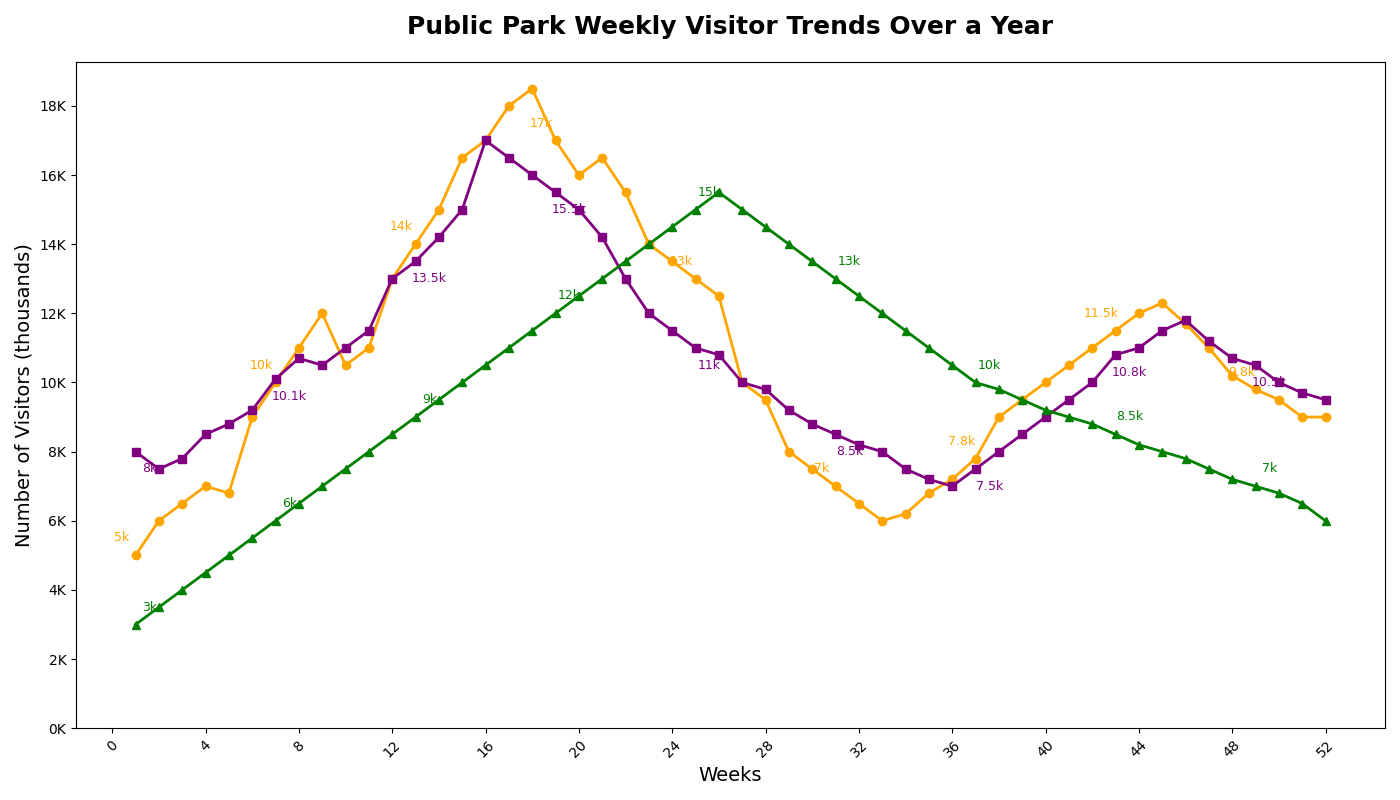

Recreate this plot in Python.
import matplotlib.pyplot as plt
import numpy as np

weeks = np.arange(1, 53)

spring_park_visitors = [
    5, 6, 6.5, 7, 6.8, 9, 10, 11, 12, 10.5, 11, 13, 14, 15, 16.5,
    17, 18, 18.5, 17, 16, 16.5, 15.5, 14, 13.5, 13, 12.5, 10, 9.5,
    8, 7.5, 7, 6.5, 6, 6.2, 6.8, 7.2, 7.8, 9, 9.5, 10, 10.5, 11,
    11.5, 12, 12.3, 11.7, 11, 10.2, 9.8, 9.5, 9, 9
]

ocean_park_visitors = [
    8, 7.5, 7.8, 8.5, 8.8, 9.2, 10.1, 10.7, 10.5, 11, 11.5, 13, 13.5,
    14.2, 15, 17, 16.5, 16, 15.5, 15, 14.2, 13, 12, 11.5, 11, 10.8,
    10, 9.8, 9.2, 8.8, 8.5, 8.2, 8, 7.5, 7.2, 7, 7.5, 8, 8.5, 9,
    9.5, 10, 10.8, 11, 11.5, 11.8, 11.2, 10.7, 10.5, 10, 9.7, 9.5
]

mountain_park_visitors = [
    3, 3.5, 4, 4.5, 5, 5.5, 6, 6.5, 7, 7.5, 8, 8.5, 9, 9.5, 10,
    10.5, 11, 11.5, 12, 12.5, 13, 13.5, 14, 14.5, 15, 15.5, 15, 
    14.5, 14, 13.5, 13, 12.5, 12, 11.5, 11, 10.5, 10, 9.8, 9.5,
    9.2, 9, 8.8, 8.5, 8.2, 8, 7.8, 7.5, 7.2, 7, 6.8, 6.5, 6
]

fig, ax = plt.subplots(figsize=(14, 8))

ax.plot(weeks, spring_park_visitors, marker='o', color='orange', linewidth=2)
ax.plot(weeks, ocean_park_visitors, marker='s', color='purple', linewidth=2)
ax.plot(weeks, mountain_park_visitors, marker='^', color='green', linewidth=2)

ax.set_title('Public Park Weekly Visitor Trends Over a Year', fontsize=18, fontweight='bold', pad=20)
ax.set_xlabel('Weeks', fontsize=14)
ax.set_ylabel('Number of Visitors (thousands)', fontsize=14)

for i in range(0, len(weeks), 6):
    ax.annotate(f'{spring_park_visitors[i]}k', (weeks[i], spring_park_visitors[i]), textcoords="offset points", xytext=(-10, 10), ha='center', fontsize=9, color='orange')
    ax.annotate(f'{ocean_park_visitors[i]}k', (weeks[i], ocean_park_visitors[i]), textcoords="offset points", xytext=(10, -15), ha='center', fontsize=9, color='purple')
    ax.annotate(f'{mountain_park_visitors[i]}k', (weeks[i], mountain_park_visitors[i]), textcoords="offset points", xytext=(10, 10), ha='center', fontsize=9, color='green')

ax.set_xticks(np.arange(0, 53, 4))
ax.set_xticklabels(np.arange(0, 53, 4), rotation=45)
ax.set_yticks(np.arange(0, 20, 2))
ax.set_yticklabels([f'{i}K' for i in range(0, 20, 2)])

plt.tight_layout()
plt.show()
